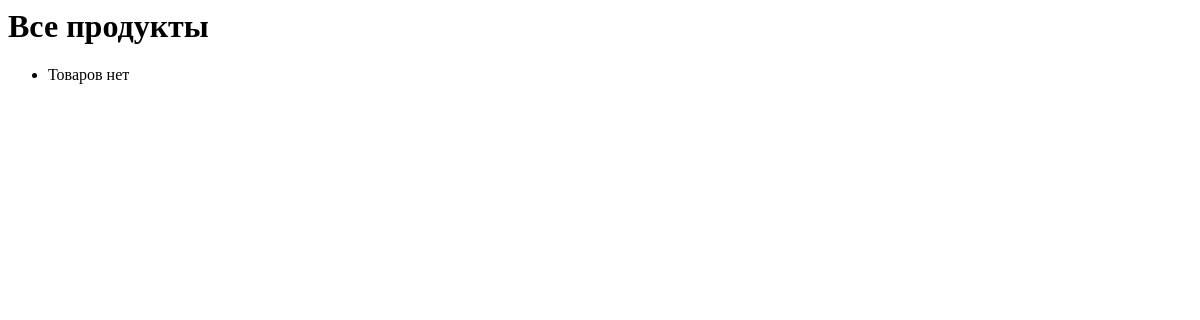
/products/, run on an earlier commit of the app's database.
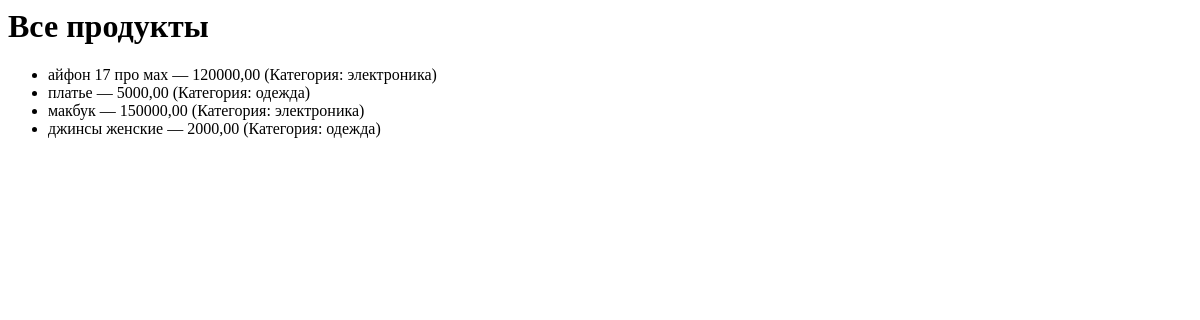
And on a later commit of the database.
### myShop/models.py (models this page shows, shortened)
class Product(models.Model):
    name = models.CharField(max_length=100)
    price = models.DecimalField(max_digits=10, decimal_places=2)
    category = models.ForeignKey(Category, on_delete=models.CASCADE, related_name='products')

class Category(models.Model):
    name = models.CharField(max_length=100)

### myShop/views.py (the view)
# urls.py: path('products/', views.products_view, name='products'),        # /products/
def products_view(request):
    if request.method == "GET":
        products = Product.objects.all()
        return render(
            request,
            "products.html",
            {
                "products": products
            }
        )

### templates/products.html
<h1>Все продукты</h1>
<ul>
    {% for product in products %}
        <li>
            {{ product.name }} — {{ product.price }}
            (Категория: {{ product.category.name }})
        </li>
    {% empty %}
        <li>Товаров нет</li>
    {% endfor %}
</ul>

What changed in the data, as far as the page shows it:
added Product: name "айфон 17 про мах", price "120000,00", category.name "электроника"
added Product: name "платье", price "5000,00", category.name "одежда"
added Product: name "макбук", price "150000,00", category.name "электроника"
added Product: name "джинсы женские", price "2000,00", category.name "одежда"
Also different on the page:
text no longer shown: "Товаров нет"
